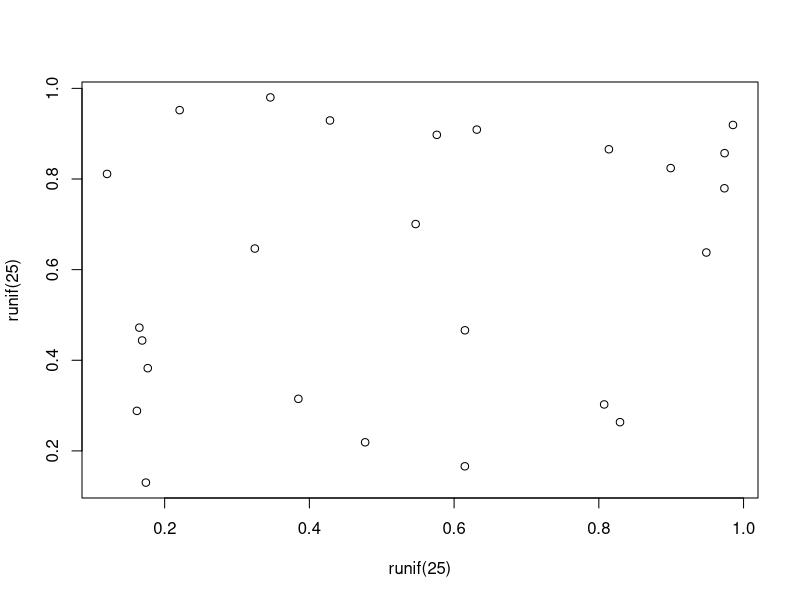

Source code (R):
## ---- chunk 1
#| label: tbl-modes_per_dimension
#| tbl-cap: Modes evaluated in each dimension
#| echo: true
modes_per_dimension <- data.frame(
  Dimension = c("Accessibility",
                "Mobility",
                "Affordability",
                "Safety"
                ),
  Mode = c("Driving, Public Transport, Walking, Cycling",
           "Driving, Public Transport, Walking, Cycling",
           "Driving, Public Transport",
           "Driving, Walking, Cycling"
           )
)
knitr::kable(modes_per_dimension)
## ---- chunk 2
#| label: tbl-accessibility_n_opportunities
#| tbl-cap: Travel time threshold (minutes) to compute cumulative number of opportunities
#| echo: true
accessibility_n_opportunities <- data.frame(
  "Point of Interest/Mode" = c("Healthcare Facilities",
                               "Basic Education",
                               "Green Spaces",
                               "Recreation",
                               "Groceries",
                               "Jobs"
                               ),
  "Driving or Public Transport" = c("30","30","5-10","5-10","15","30-45"),
  "Walking or Cycling" = c("15","15","15-30","15-30","15","30-45"),
  check.names = FALSE
)
knitr::kable(accessibility_n_opportunities, align = c("l", "c", "c", "c", "c", "c"))
## ---- chunk 3
#| label: tbl-safety_indicators
#| tbl-cap: Travel time threshold (minutes) to compute cumulative number of opportunities
#| echo: true
safety_indicators <- data.frame(
  "Indicator" = c("Total accidents (5 years)",
                  "Fatalities (30-day)",
                  "Serious injuries (30-day)",
                  "Slight injuries (30-day)",
                  "Accident rate",
                  "Fatality rate",
                  "Severity index (total)",
                  "Severity index (motorized)",
                  "Severity index (cycling)",
                  "Severity index (walking)"
                  ),
  "Formula" = c("Count",
                "sum(VM_30d)",
                "sum(FG_30d)",
                "sum(FL_30d)",
                "total_accidents/population × 1000",
                "fatalities/population × 1000",
                "fatalities/total_victims",
                "fatalities/motorized_vehicles_involved",
                "fatalities/cycling_involved",
                "fatalities/pedestrians_involved"),
  check.names = FALSE
)
knitr::kable(safety_indicators)
## ---- chunk 4
#| label: fig-meaningless
#| fig-cap: A meaningless scatterplot
#| fig-width: 5
#| fig-height: 5
#| fig-align: center
#| out-width: 50%
#| echo: false
plot(runif(25), runif(25))
## ---- chunk 5
#| label: tbl-simple
#| tbl-cap: Caption centered above table
#| echo: true
knitr::kable(head(mtcars)[,1:4])
